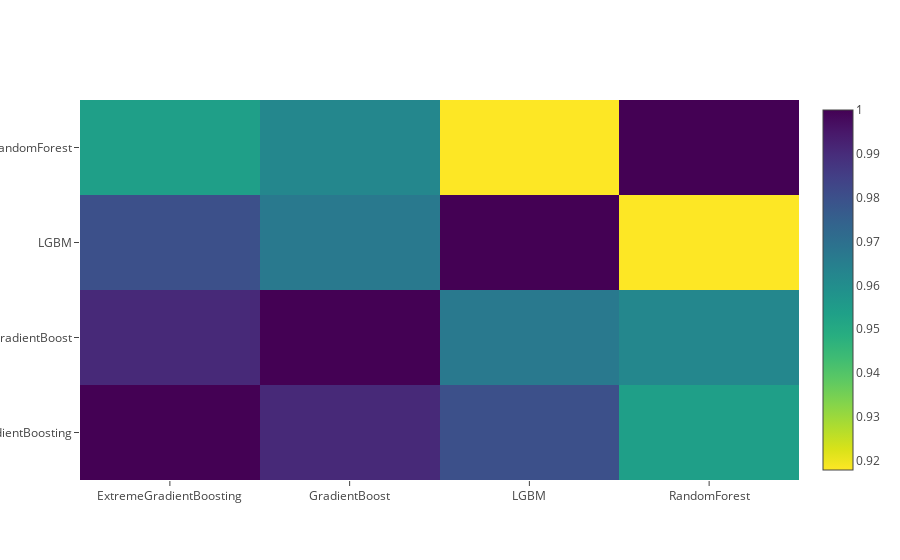

The notebook cell this image was saved under:
### Markdown cell above
<a id='destination_Section10L'></a>
### 10.L. Correlation Heatmap of the Second Level Training set

### Code cell
data = [
    go.Heatmap(
        z= base_predictions_train.astype(float).corr().values ,
        x=base_predictions_train.columns.values,
        y= base_predictions_train.columns.values,
          colorscale='Viridis',
            showscale=True,
            reversescale = True
    )
]
py.iplot(data, filename='labelled-heatmap')

### Figure 1 — Plotly figure (JSON) as saved in the notebook; plotly's stock layout.template omitted (floating-point values rounded to 4 significant figures)
{"data": [{"colorscale": "Viridis", "reversescale": true, "showscale": true, "type": "heatmap", "x": ["ExtremeGradientBoosting", "GradientBoost", "LGBM", "RandomForest"], "y": ["ExtremeGradientBoosting", "GradientBoost", "LGBM", "RandomForest"], "z": [[1, 0.9907, 0.98, 0.954], [0.9907, 1, 0.9669, 0.9622], [0.98, 0.9669, 1, 0.9179], [0.954, 0.9622, 0.9179, 1]]}], "layout": {}}
